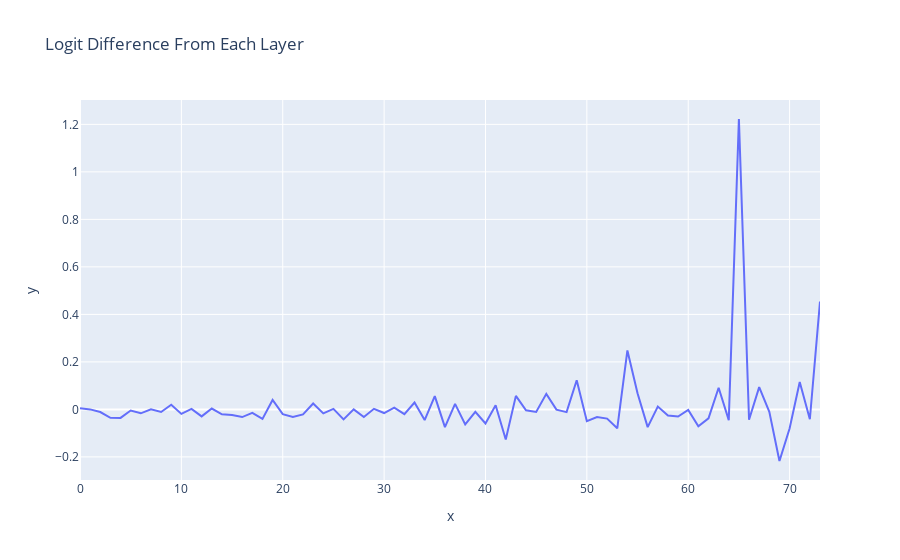

Here is the notebook cell this chart was saved with:
### Code cell
per_layer_residual, labels = original_cache.decompose_resid(layer=-1, pos_slice=final_token_indices, return_labels=True)
per_layer_logit_diffs = residual_stack_to_logit_diff(per_layer_residual, original_cache)
line(per_layer_logit_diffs, hover_name=labels, title="Logit Difference From Each Layer")

### Figure 1 — Plotly figure (JSON) as saved in the notebook; plotly's stock layout.template omitted (floating-point values rounded to 4 significant figures)
{"data": [{"hovertemplate": "<b>%{hovertext}</b><br><br>x=%{x}<br>y=%{y}<extra></extra>", "hovertext": ["embed", "pos_embed", "0_attn_out", "0_mlp_out", "1_attn_out", "1_mlp_out", "2_attn_out", "2_mlp_out", "3_attn_out", "3_mlp_out", "4_attn_out", "4_mlp_out", "5_attn_out", "5_mlp_out", "6_attn_out", "6_mlp_out", "7_attn_out", "7_mlp_out", "8_attn_out", "8_mlp_out", "9_attn_out", "9_mlp_out", "10_attn_out", "10_mlp_out", "11_attn_out", "11_mlp_out", "12_attn_out", "12_mlp_out", "13_attn_out", "13_mlp_out", "14_attn_out", "14_mlp_out", "15_attn_out", "15_mlp_out", "16_attn_out", "16_mlp_out", "17_attn_out", "17_mlp_out", "18_attn_out", "18_mlp_out", "19_attn_out", "19_mlp_out", "20_attn_out", "20_mlp_out", "21_attn_out", "21_mlp_out", "22_attn_out", "22_mlp_out", "23_attn_out", "23_mlp_out", "24_attn_out", "24_mlp_out", "25_attn_out", "25_mlp_out", "26_attn_out", "26_mlp_out", "27_attn_out", "27_mlp_out", "28_attn_out", "28_mlp_out", "29_attn_out", "29_mlp_out", "30_attn_out", "30_mlp_out", "31_attn_out", "31_mlp_out", "32_attn_out", "32_mlp_out", "33_attn_out", "33_mlp_out", "34_attn_out", "34_mlp_out", "35_attn_out", "35_mlp_out"], "legendgroup": "", "line": {"color": "#636efa", "dash": "solid"}, "marker": {"symbol": "circle"}, "mode": "lines", "name": "", "orientation": "v", "showlegend": false, "type": "scatter", "x": [0, 1, 2, 3, 4, 5, 6, 7, 8, 9, 10, 11, 12, 13, 14, 15, 16, 17, 18, 19, 20, 21, 22, 23, 24, 25, 26, 27, 28, 29, 30, 31, 32, 33, 34, 35, 36, 37, 38, 39, 40, 41, 42, 43, 44, 45, 46, 47, 48, 49, 50, 51, 52, 53, 54, 55, 56, 57, 58, 59, 60, 61, 62, 63, 64, 65, 66, 67, 68, 69, 70, 71, 72, 73], "xaxis": "x", "y": [0.004784, -7.938e-06, -0.01108, -0.03557, -0.03582, -0.004872, -0.01655, 0.0001007, -0.01094, 0.01944, -0.01889, 0.002131, -0.0295, 0.003539, -0.02066, -0.02322, -0.03224, -0.01464, -0.04006, 0.03986, -0.02007, -0.03153, -0.02101, 0.02498, -0.01677, 0.002278, -0.042, 9.502e-05, -0.03222, 0.002378, -0.01534, 0.007467, -0.01979, 0.02871, -0.04511, 0.05563, -0.07472, 0.02297, -0.06322, -0.01048, -0.05933, 0.0171, -0.1268, 0.05685, -0.003642, -0.01084, 0.0654, -0.001156, -0.01151, 0.1224, -0.04973, -0.0319, -0.03881, -0.07947, 0.248, 0.06804, -0.07456, 0.01175, -0.02555, -0.03023, -0.002462, -0.07102, -0.03752, 0.09088, -0.04528, 1.223, -0.04354, 0.09387, -0.01005, -0.2173, -0.08045, 0.1155, -0.04139, 0.4539], "yaxis": "y"}], "layout": {"legend": {"tracegroupgap": 0}, "title": {"text": "Logit Difference From Each Layer"}, "xaxis": {"anchor": "y", "domain": [0, 1], "title": {"text": "x"}}, "yaxis": {"anchor": "x", "domain": [0, 1], "title": {"text": "y"}}}}
